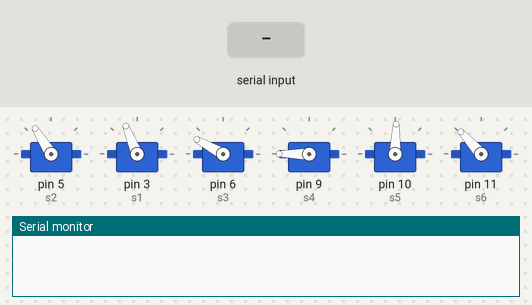
The sketch below on a simulated Arduino Nano, built with avr-gcc and run on an emulated ATmega328P. Shown: 6 × servo, the last lines printed to the serial monitor. Inputs (shaded band) come from the test bench.

Above: at 3.1 s.
3.2 s: "R\n" received over the second serial link
At 11.94 s:
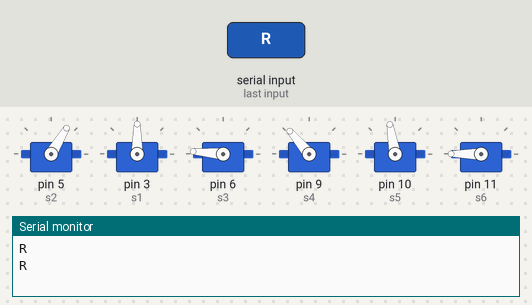
At 20.9 s:
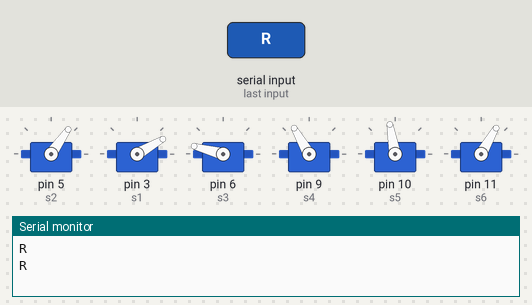
Timing chart, 0 to 21.2 s (numbered marks = the images above; inputs shaded):
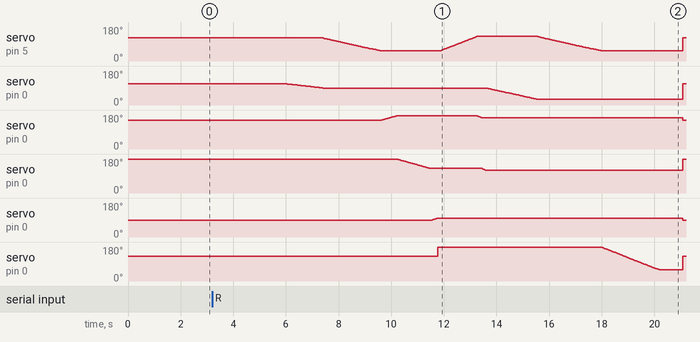

Measured:
- after the input at 3.2 s, servo on pin 0: rises from 151° to 175° in 0.60 s, then falls to 151° in 10.9 s; servo on pin 0: rises from 88° to 100° in 0.28 s, then falls to 88° in 9.3 s

The sketch:

robotarm.ino
```cpp
String readString;
#include <VarSpeedServo.h>
#include <SoftwareSerial.h>
unsigned long startMillis;
unsigned long currentMillis;
//Define Nano communications
#define rxPin 12
#define txPin 13
String col;
String sortColor;
char c;
SoftwareSerial mySerial =  SoftwareSerial(rxPin, txPin);

//Servos from bottom to top
VarSpeedServo s1;
VarSpeedServo s2;
VarSpeedServo s3;
VarSpeedServo s4;
VarSpeedServo s5;
VarSpeedServo s6;// create servo object to control a servo

boolean r = false;
boolean y = false;
boolean b = false;

void pickUp() {

  s1.attach(3);
  s2.attach(5);
  s3.attach(6);
  s4.attach(9);
  s5.attach(10);
  s6.attach(11);

  s1.write(90, 10, true);
  s2.write(55, 20, true);
  s3.write(175, 25, true);
  s4.write(130, 25, true);
  s5.write(100, 25, true);
  s6.write(2400);


}
void moveRed() {
  s1.attach(3);
  s2.attach(5);
  s3.attach(6);
  s4.attach(9);
  s5.attach(10);
  s6.attach(11);


  s2.write(130, 35, true);
  s3.write(165, 35, true);
  s4.write(120, 35, true);
  s5.write(100, 35, true);

  s1.write(30, 20, true);
  s2.write(55, 20, true);
  s6.write(60, 35, true);
  delay(200);
  r = false;


}

void moveBlue(){

  s1.attach(3);
  s2.attach(5);
  s3.attach(6);
  s4.attach(9);
  s5.attach(10);
  s6.attach(11);


  s2.write(130, 35, true);
  s4.write(135, 35, true);
  s5.write(100, 35, true);
  s1.write(50, 30, true);
  s3.write(145, 5, true);
  s2.write(25, 20, true);
  s6.write(60, 35, true);

  delay(200);
  s2.write(100, 20, true);
  s3.write(175, 5, true);

  b = false;


}
void moveYellow(){
  s1.attach(3);
  s2.attach(5);
  s3.attach(6);
  s4.attach(9);
  s5.attach(10);
  s6.attach(11);


  s2.write(130, 35, true);
  s4.write(135, 35, true);
  s5.write(100, 35, true);
  s1.write(50, 30, true);
  s3.write(145, 25, true);
  s2.write(25, 25, true);
  s6.write(60, 35, true);

  delay(200);
  s2.write(100, 20, true);
  s3.write(175, 5, true);


  y = false;

}
void goToStart() {

  s2.write(130, 15, true);

  s3.write(150, 15, true);
  s4.write(180, 15, true);
  s1.write(120, 25, true);

  s4.write(180, 15, true);
  s5.write(100, 15, true);
  s6.write(130, 15, true);

}
void(* resetFunc) (void) = 0;
void setup() {


  startMillis = millis();
  Serial.begin(9600);
  pinMode(rxPin, INPUT);
  pinMode(txPin, OUTPUT);
  mySerial.begin(9600);
  //Starting positions
  s1.writeMicroseconds(1700);
  s2.writeMicroseconds(1800);
  s3.writeMicroseconds(2100);
  s4.writeMicroseconds(2400);
  s5.writeMicroseconds(1450);
  s6.writeMicroseconds(1900);


  s2.attach(5);
  delay(300);
  s1.attach(3);
  delay(300);
  s3.attach(6);
  delay(100);
  s4.attach(9);
  delay(100);
  s5.attach(10);
  delay(100);
  s6.attach(11);

  delay(1000);
    s1.detach();
  s2.detach();
  s3.detach();
  s4.detach();
  s5.detach();
  s6.detach();


}

void loop() {
  currentMillis = millis();
  if (mySerial.available() > 0) {

    c = mySerial.read();
    if (c != '\n') {
      col += c;
    }
    if (c == '\n') {

      Serial.println(col);
      sortColor = String(col);
      col = "";

    }
  }

  if (currentMillis - startMillis >= 3000)
  {
    if (sortColor[0] == 'R') {
      r = true;
      b = false;
      y = false;
    } else if (sortColor[0]  == 'B') {
      b = true;
      r = false;
      y = false;
    } else if (sortColor[0]  == 'Y') {
      y = true;
      b = false;
      r = false;
    }
    Serial.println(sortColor);
    startMillis = currentMillis;
    if (r == true) {
      pickUp();
      delay(100);
      moveRed();
      delay(200);
      r=false;

      delay(500);
      resetFunc();

    } else if (b == true) {
      pickUp();
      delay(100);
      moveBlue();
      delay(200);
      b=false;

      delay(500);
      resetFunc();

    }else if (y == true) {
      pickUp();
      delay(100);
      moveYellow();
      delay(200);
      y=false;

      delay(500);
      resetFunc();

    }
  }


}
```
